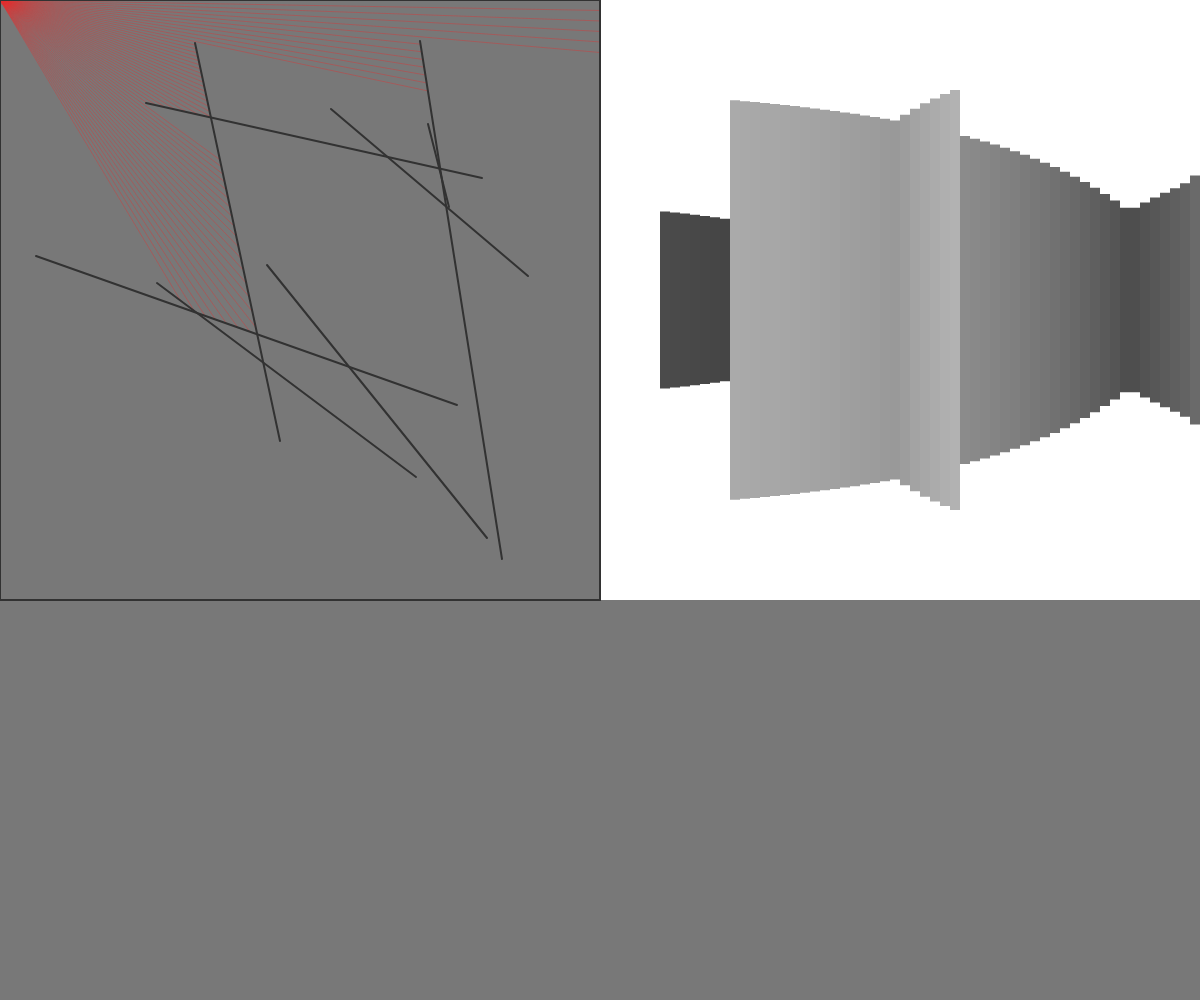
Frame 1 (no input)
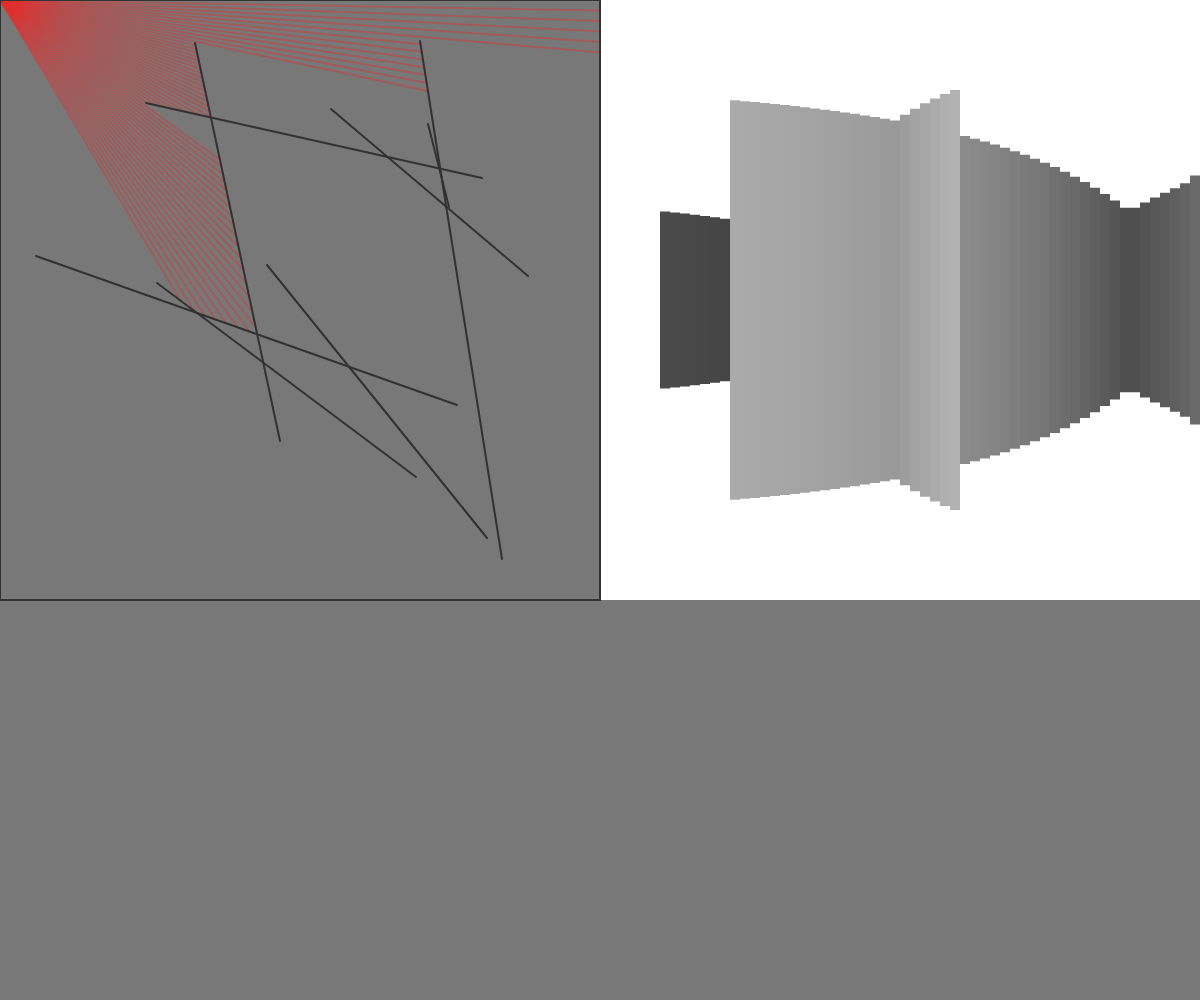
Frame 60 (no input)
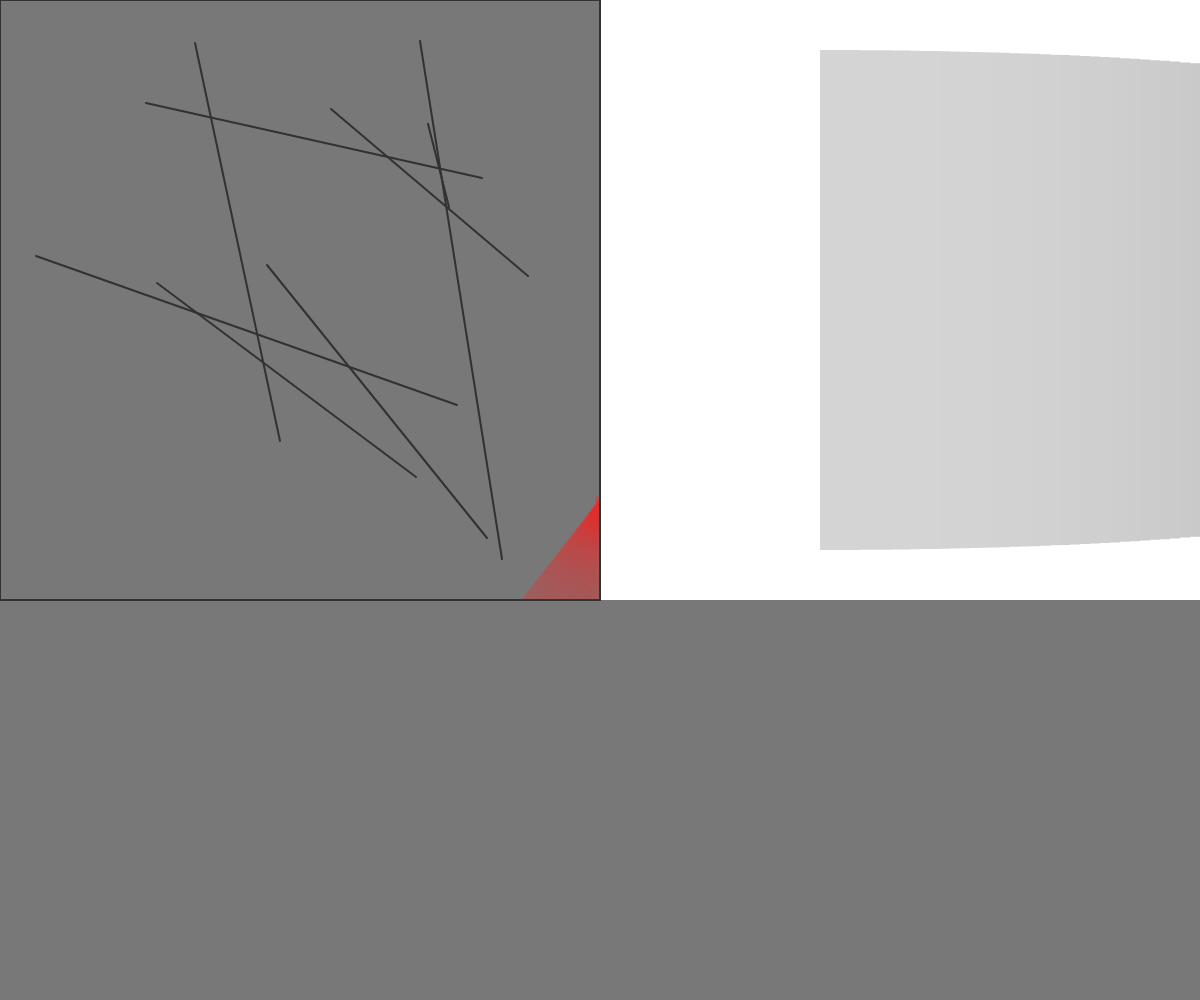
Frame 120 (the mouse pressed at the canvas centre since frame 60)

The p5.js sketch that drew these frames (run headless with seeded random() and noise() and a simulated clock; from frame 60 on, the mouse is pressed at the canvas centre):

// p5.js sketch
// ── sketch.js
// interval between light rays in degrees
const INTERVAL = 0.1;
const SIGHT = 60;

// create light source scene
let source;

// create walls array
let walls = [];

// rotation direction
let direction = 1;

// dimensions
let DIMENSION;

// color definitions
const LIGHT = [227, 48, 48, 100];
const WALLS = [50];
const BACKGROUND = 120;

/**
 * p5.js setup function.
 */
function setup() {
    // create drawing canvas
    createCanvas(windowWidth, windowHeight);

    // set display dimension constant
    DIMENSION = windowWidth / 2;

    // setup light source
    source = new Source(1);

    // setup walls
    walls = Wall.createWalls(8);
}

/**
 * p5.js key pressed callback.
 */
function keyPressed()
{
    if(key === 'r')
    {
        direction *= -1;
    }
}

/**
 * p5.js loop.
 */
function draw() {
    // paint background
    background(BACKGROUND);

    if(mouseIsPressed)
    {
        source.rotate(direction * 0.02);
    }

    // update light source location
    source.setSource(mouseX, mouseY);

    // render light source
    source.render(walls);

    // render each wall
    for(let wall of walls)
    {
        wall.render();
    }
}
// ── ray.js
/**
 * Light ray abstraction.
 */

class Ray {
    /**
     * Constructor.
     *
     * Args:
     *  angle(number): casted ray angle
     * 
     * Returns:
     *  undefined.
     */
    constructor(angle)
    {
        // store components
        this.direction = p5.Vector.fromAngle(radians(angle));
    }

    /**
     * I rotate myself.
     * 
     * Args:
     *  angle(number): rotation angle
     * Returns:
     *  undefined.
     */
    rotate(angle)
    {
        this.direction.rotate(angle);
    }

    /**
     * I draw this ray representation.
     * 
     * Args:
     *  source(p5.Vector): ray source point
     * 
     * Returns:
     *  undefined.
     */
    render(source, intersection)
    {
        // render ray representation
        stroke(...LIGHT);
        line(source.x, source.y, intersection.x, intersection.y);
    }
}
// ── source.js
/**
 * Light source abstraction.
 */

class Source {
    /**
     * Constructor.
     * 
     * Args:
     *  interval(number): interval in degrees between each light ray
     * 
     * Returns:
     *  undefined.
     */
    constructor(interval)
    {
        // store components
        this.origin = createVector(mouseX, mouseY)
        this.rays = this.createRays(interval);
    }

    /**
     * I setup my light rays.
     * 
     * Args:
     *  interval(number): interval in degrees between each light source
     * 
     * Returns:
     *  rays(Array): array with created rays
     */
    createRays(interval)
    {
        // initialize rays vector
        let rays = [];

        // create rays along 360 degrees
        for(let i=0; i<SIGHT; i+=interval)
        {
            rays.push(new Ray(i));
        }

        // return them
        return rays;
    }

    /**
     * I set my light source position.
     * 
     * Args:
     *  x(number): source x coordinate
     *  y(number): source y coordinate
     * 
     * Returns:
     *  undefined.
     */
    setSource(x, y)
    {
        this.origin = createVector(x, y);
    }

    /**
     * I check if a light ray intersects a wall and then return the intersection point.
     * 
     * Args:
     *  ray(Ray): light ray
     *  wall(Wall): boundary wall
     * 
     * Returns:
     *  intersection(p5.Vector or undefined): point of intersection with wall
     */
    intersects(ray, wall)
    {
        // get Bezier first degree parameters
        const x1 = wall.begin.x;
        const y1 = wall.begin.y;
        const x2 = wall.end.x;
        const y2 = wall.end.y;
        const x3 = this.origin.x;
        const y3 = this.origin.y;
        const x4 = x3 + ray.direction.x;
        const y4 = y3 + ray.direction.y;

        // compute t and u definitions denominator
        const denominator = (x1 - x2) * (y3 - y4) - (y1 - y2) * (x3 - x4);

        // denominator is zero: fail
        if(denominator === 0)
        {
            return;
        }

        // compute t and u parameters
        const t = ((x1 - x3) * (y3 - y4) - (y1 - y3) * (x3 - x4)) / denominator;
        const u = -((x1 - x2) * (y1 - y3) - (y1 - y2) * (x1 - x3)) / denominator;

        // ray intersects wall: return point of intersection
        if(t > 0 && t < 1 && u > 0)
        {
            let x = x1 + t * (x2 - x1);
            let y = y1 + t * (y2 - y1);
            return createVector(x, y);
        }

        // no intersection: fail
        return;
    }

    /**
     * I rotate myself.
     * 
     * Args:
     *  angle(number): rotation angle
     * 
     * Returns:
     *  undefined.
     */
    rotate(angle)
    {
        for(let ray of this.rays)
        {
            ray.rotate(angle);
        }
    }

    /**
     * I cast my light rays.
     * 
     * Args:
     *  walls(Array): scene walls
     * 
     * Returns:
     *  report(Object): rays intersections distances and points
     */
    cast(walls)
    {
        // setup cast reports arrays
        let distances = [];
        let ends = [];

        // render each light ray
        for (let ray of this.rays)
        {
            // setup nearest intersection test
            let nearest = Infinity;
            let end = null;

            // iterating through all walls
            for(let wall of walls)
            {
                // get the intersection point
                const intersection = this.intersects(ray, wall);

                // ray and wall intersects: test it for nearest intersection
                if(intersection)
                {

                    // compute distance between light source and intersection
                    const distance = intersection.dist(this.origin)

                    // intersection is closest: update
                    if(distance < nearest)
                    {
                        nearest = distance;
                        end = intersection;
                    }
                }
            }

            // update ray results in report
            distances.push(nearest);
            ends.push(end);
        }

        // return report
        return {distances, ends};
    }

    /**
     * I render a representation of this scene.
     * 
     * Returns:
     *  undefined.
     */
    render(walls)
    {
        // render light origin
        noStroke();
        fill(...LIGHT);
        ellipse(this.origin.x, this.origin.y, 10, 10);

        const sliceWidth = DIMENSION / this.rays.length;

        // cast rays
        const cast = this.cast(walls);

        // fill renderization background black
        push();
        translate(DIMENSION, 0);
        rectMode(CORNER);
        fill(255);
        rect(0, 0, DIMENSION, DIMENSION);
        pop();

        // for each ray
        for(let i=0; i<this.rays.length; i++)
        {
            // intersection was found: render light ray
            if(cast.ends[i])
            {
                // render raycasting animation
                this.rays[i].render(this.origin, cast.ends[i]);

                // compute slice brightness and height
                const brightness = map(Math.min(cast.distances[i], DIMENSION), 0, DIMENSION, 255, 0);
                const boundaryHeight = map(Math.min(cast.distances[i], DIMENSION), 0, DIMENSION, DIMENSION, 0);

                // render visualization
                fill(brightness);
                noStroke();
                push();
                translate(DIMENSION, 0);
                rectMode(CENTER);
                rect(i * sliceWidth + sliceWidth / 2, DIMENSION / 2, sliceWidth, boundaryHeight);
                pop();
            }
        }
    }

}
// ── wall.js
/**
 * Wall abstraction.
 */
class Wall {
    /**
     * Constructor.
     * 
     * Args:
     *  begin(p5.Vector): wall starting point
     *  end(p5.Vector): wall end point
     * 
     * Returns:
     *  undefined.
     */
    constructor(begin, end)
    {
        // store coordinates
        this.begin = begin;
        this.end = end;
    }

    /**
     * I draw this wall representation.
     * 
     * Returns:
     *  undefined
     */
    render()
    {
        stroke(...WALLS);
        strokeWeight(2);
        line(this.begin.x, this.begin.y, this.end.x, this.end.y);
    }

    /**
     * I create n walls and return them.
     * 
     * Args:
     *  n(number): number of created walls
     * 
     * Returns:
     *  walls(Array): array of created walls
     */
    static createWalls(n)
    {
        // create empty walls array
        let walls = [];

        let begin;
        let end;

        begin = createVector(0, 0);
        end = createVector(DIMENSION, 0);
        walls.push(new Wall(begin, end));

        begin = createVector(DIMENSION, 0);
        end = createVector(DIMENSION, DIMENSION);
        walls.push(new Wall(begin, end));

        begin = createVector(DIMENSION, DIMENSION);
        end = createVector(0, DIMENSION);
        walls.push(new Wall(begin, end));

        begin = createVector(0, DIMENSION);
        end = createVector(0, 0);
        walls.push(new Wall(begin, end));

        // create walls and add to array
        for(let i=0; i<n; i++)
        {
            const beginX = int(random(0, DIMENSION));
            const beginY = int(random(0, DIMENSION));
            const endX = int(random(0, DIMENSION));
            const endY = int(random(0, DIMENSION));

            let begin = createVector(beginX, beginY);
            let end = createVector(endX, endY);

            walls.push(new Wall(begin, end));
        }

        // return them
        return walls;
    }
}
